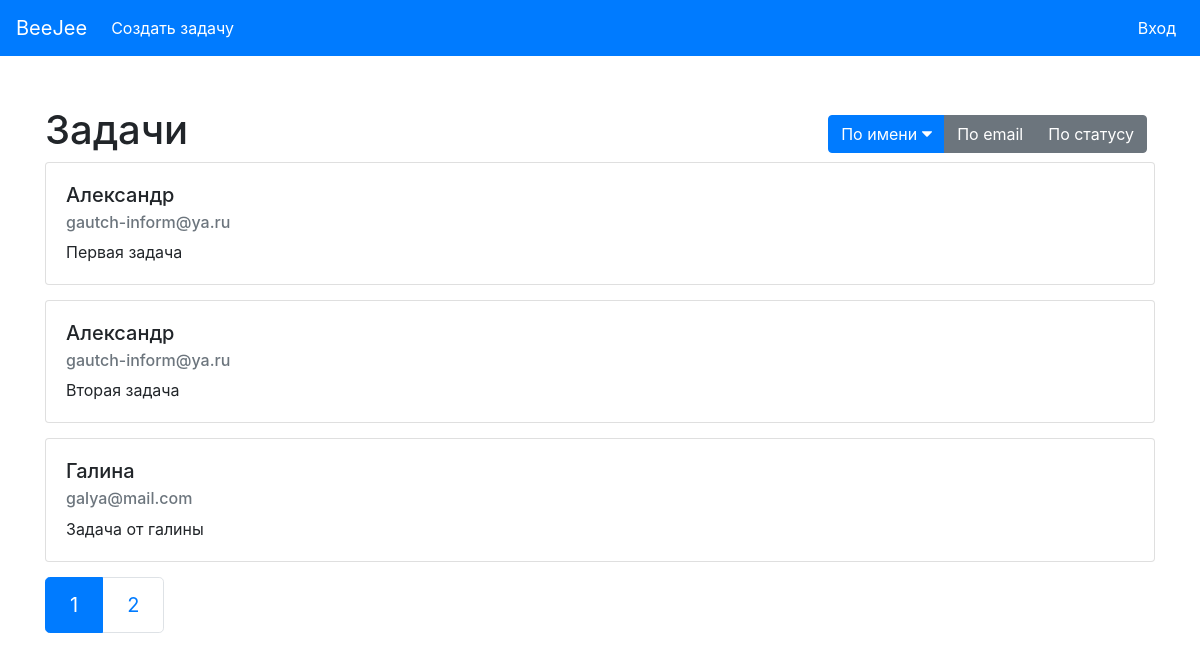
The page /?sort=name on the database its author committed.
### tables this page shows
CREATE TABLE IF NOT EXISTS `tasks` (
  `id` int(11) NOT NULL AUTO_INCREMENT,
  `name` varchar(255) NOT NULL,
  `email` varchar(255) NOT NULL,
  `body` text NOT NULL,
  `status` tinyint(1) NOT NULL DEFAULT 1,
  `change_admin` tinyint(1) NOT NULL DEFAULT 0,
  PRIMARY KEY (`id`)
);

### views/View.php (called while the page is built, shortened)
<?php
class View
{
  public static function render($content_view, $view, $data = [])
  {
    include 'views/'.$view;
  }
}

### controllers/MainController.php (called while the page is built, shortened)
<?php
class MainController
{
  public static function index(){
    $task = new Task();
    $data = [];
    $filter = [];
    $filter['limit'] = 3;
    if (isset($_GET['sort'])) {
      $filter['sort'] = $_GET['sort'];
    }
    $countTasks = $task->getCountTasks($filter);
    $countPages = 0;
    $currentPage = 1;
    $urlPage = "/?page=";
    if ($countTasks) {
      $countPages = (int)(($countTasks + 2) / 3);
    }
    if (isset($_GET['sort'])) {
      $urlPage = "/?sort=".$_GET['sort']."&page=";
    }
    $data['countPages'] = $countPages;
    $data['currentPage'] = $currentPage;
    $data['urlPage'] = $urlPage;
    $tasks = $task->getTasks($filter);
    $data['tasks'] = $tasks;
    $sorts = [];
    $sorts[] = ['name' => "По имени", 'url' => 'name', 'checked' => 0];
    $sorts[] = ['name' => "По email", 'url' => 'email', 'checked' => 0];
    $sorts[] = ['name' => "По статусу", 'url' => 'status', 'checked' => 0];
    if (isset($_GET['sort'])) {
      foreach ($sorts as $keySort => $sort) {
        if ($sort['url'] === $_GET['sort']) {
          $sorts[$keySort]['url'] = $sort['url']."_desc";
          $sorts[$keySort]['checked'] = 1;
        }
        elseif ($sort['url']."_desc" === $_GET['sort']) {
          $sorts[$keySort]['url'] = "";
          $sorts[$keySort]['checked'] = 2;
        }
      }
    }
    foreach ($sorts as $keySort => $sort) {
      if ($sort['url']) {
        $sorts[$keySort]['url'] = "/?sort=".$sort['url'].($currentPage > 1?("&page=".$currentPage):"");
      }
      elseif($currentPage > 2){
        $sorts[$keySort]['url'] = "/?page=".$currentPage;
      }
      else{
        $sorts[$keySort]['url'] = "/";
      }
    }
    $data['sorts'] = $sorts;
    View::render('main_view.php', 'template_view.php', $data);
  }
}

### models/DB.php (called while the page is built, shortened)
<?php
class DB
{
  static private $db;
  protected static $instance = null;
  public function __construct(){
    if (self::$instance === null){
      try {
        self::$db = new PDO(
          'mysql:host='.self::DB_HOST.';dbname='.self::DB_NAME,
          self::DB_USER,
          self::DB_PASSWORD,
          $options = [
              PDO::ATTR_ERRMODE => PDO::ERRMODE_EXCEPTION,
              PDO::ATTR_DEFAULT_FETCH_MODE => PDO::FETCH_ASSOC,
              PDO::MYSQL_ATTR_INIT_COMMAND => "SET NAMES ".self::CHARSET
          ]
        );
      } catch (PDOException $e) {
          throw new Exception ($e->getMessage());
      }
    }
    return self::$instance;
  }
  public static function query($stmt)  {
    return self::$db->query($stmt);
  }
  public static function run($query, $args = [])  {
    try{
      if (!$args) {
        return self::query($query);
      }
      $stmt = self::prepare($query);
      $stmt->execute($args);
      return $stmt;
    } catch (PDOException $e) {
        throw new Exception($e->getMessage());
    }
  }
  public static function getRows($query, $args = [])  {
    return self::run($query, $args)->fetchAll();
  }
}

### models/Task.php (called while the page is built, shortened)
<?php
class Task extends Model
{
  public function getTasks($filter = []){
    $sort = "ORDER BY id DESC";
    if (isset($filter['sort'])) {
      switch ($filter['sort']) {
        case 'name':
          $sort = "ORDER BY name ";
          break;
      }
    }
    $limit = "";
    if (isset($filter['limit'])) {
      $limit = "LIMIT ";
      $limit .= $filter['limit'];
    }
    $query = "SELECT * FROM tasks WHERE status > 0 $sort $limit";
    return $this->db->getRows($query);
  }
}

### models/Model.php (called while the page is built)
<?php
class Model
{
  public function __construct(){
    $this->db = new DB();
  }
}

### views/main_view.php (the view, shortened to what this page needs)
<div class="row align-items-center">
  <div class="col">
    <h1>Задачи</h1>
  </div>
  <?php if($data['countPages']): ?>
  <div class="col-auto sort-block">
      <div class="btn-group mr-2" role="group" aria-label="First group">
        <?php  foreach ($data['sorts'] as $sort): ?>
          <a href="<?= $sort['url'] ?>" role="button" class="btn<?php if($sort['checked']): ?> btn-primary<?php if($sort['checked'] == 2): ?> up<?php endif; ?><?php else: ?> btn-secondary<?php endif; ?>">
            <?= $sort['name'] ?>
          </a>
        <?php endforeach; ?>
      </div>
  </div>
  <?php endif; ?>
</div>
<?php if($data['countPages']): ?>
  <div class="row">
  <?php foreach ($data['tasks'] as $key => $task):?>
    <div class="col-12">
      <div class="card">
        <div class="card-body">
          <div class="row">
            <div class="col-8">
              <h5 class="card-title"><?= $task['name'] ?></h5>
              <h6 class="card-subtitle mb-2 text-muted"><?= $task['email'] ?></h6>
              <p class="card-text"><?= $task['body'] ?></p>
            </div>
            <div class="col-4">
            </div>
          </div>
        </div>
      </div>
    </div>
  <?php endforeach ?>
  </div>
<?php else: ?>
  <a class="btn btn-primary" href="task/add" role="button">Создать задачу</a>
<?php endif; ?>
<?php if($data['countPages'] > 1): ?>
<nav aria-label="...">
  <ul class="pagination pagination-lg">
    <?php for ($page = 1; $page <= $data['countPages']; $page++): ?>
      <li class="page-item<?php if($data['currentPage'] == $page): ?> active<?php endif; ?>">
        <a href="<?= $data['urlPage'].$page ?>" class="page-link">
          <?= $page ?>
        </a>
      </li>
    <?php endfor; ?>
  </ul>
</nav>
<?php endif; ?>

### static/css/main.css (style rules this page uses)
.card { margin-bottom: 15px; }
.sort-block .btn-primary { display: flex; align-items: center; }
.sort-block .btn-primary::after { content: ""; width: 10px; height: 10px; background: url(../img/sort.svg); background-position: center; background-repeat: no-repeat; background-size: contain; margin-left: 5px; }

### rows shown on the page
tasks: name "Александр", email "gautch-inform@ya.ru", body "Первая задача"
tasks: name "Александр", email "gautch-inform@ya.ru", body "Вторая задача"
tasks: name "Галина", email "galya@mail.com", body "Задача от галины"

### other values the page prints
$sort['name'] "По имени"
$sort['name'] "По email"
$sort['name'] "По статусу"
